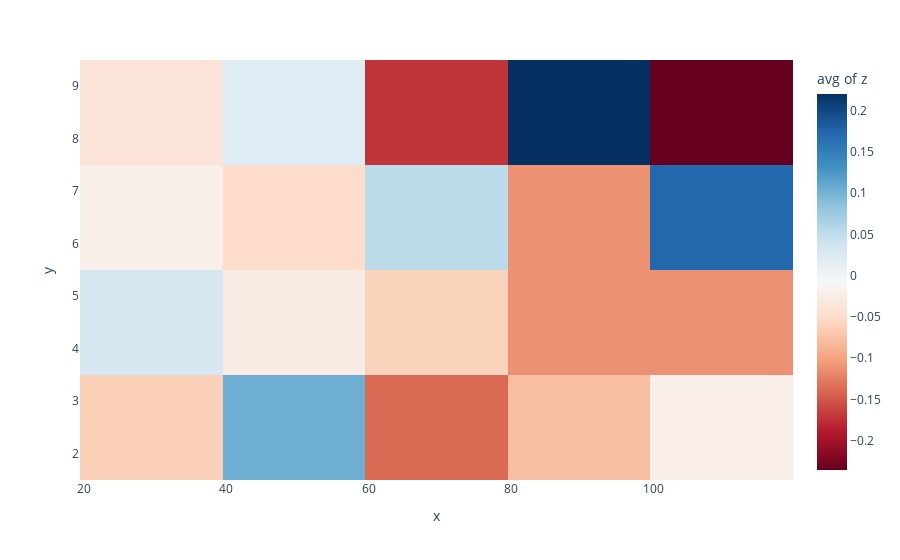

The code cell stored with this chart in its notebook:
### Code cell
import plotly.express as px

# dimensions
dots_x = [k[1] for k,v in grid.items()]
dots_y = [k[0] for k,v in grid.items()]
dots_color = [v['banker']['kurt'] for v in grid.values()]

fig = px.density_heatmap(x=dots_x, y=dots_y, z=dots_color, histfunc='avg', color_continuous_scale='RdBU')
fig.show()

### Figure 1 — Plotly figure (JSON) as saved in the notebook; plotly's stock layout.template omitted (floating-point values rounded to 4 significant figures)
{"data": [{"coloraxis": "coloraxis", "histfunc": "avg", "hovertemplate": "x=%{x}<br>y=%{y}<br>avg of z=%{z}<extra></extra>", "name": "", "type": "histogram2d", "x": [20, 30, 40, 50, 60, 70, 80, 90, 100, 20, 30, 40, 50, 60, 70, 80, 90, 100, 20, 30, 40, 50, 60, 70, 80, 90, 100, 20, 30, 40, 50, 60, 70, 80, 90, 100, 20, 30, 40, 50, 60, 70, 80, 90, 100, 20, 30, 40, 50, 60, 70, 80, 90, 100, 20, 30, 40, 50, 60, 70, 80, 90, 100], "xaxis": "x", "xbingroup": "x", "y": [2, 2, 2, 2, 2, 2, 2, 2, 2, 3, 3, 3, 3, 3, 3, 3, 3, 3, 4, 4, 4, 4, 4, 4, 4, 4, 4, 5, 5, 5, 5, 5, 5, 5, 5, 5, 6, 6, 6, 6, 6, 6, 6, 6, 6, 7, 7, 7, 7, 7, 7, 7, 7, 7, 8, 8, 8, 8, 8, 8, 8, 8, 8], "yaxis": "y", "ybingroup": "y", "z": [0.05885, -0.122, 0.2317, -0.07726, -0.2408, -0.365, -0.239, 0.04375, -0.2527, -0.1084, -0.07878, -0.05702, 0.3191, 0.06495, -0.01168, -0.02003, -0.09504, 0.2086, 0.1197, 0.192, -0.1364, 0.1397, -0.1509, -0.02944, 0.07528, -0.1664, -0.119, -0.08197, -0.1006, 0.05892, -0.1639, -0.1519, 0.08819, -0.3145, -0.04578, -0.106, -0.0701, -0.0464, -0.03806, -0.04674, -0.1325, 0.1316, -0.03512, -0.1321, 0.2818, -0.08891, 0.1231, -0.1208, 0.004788, -0.01747, 0.2338, -0.1049, -0.1733, 0.06424, -0.08684, 0.01086, 0.2669, -0.226, -0.2148, -0.1285, 0.08934, 0.351, -0.2356]}], "layout": {"coloraxis": {"colorbar": {"title": {"text": "avg of z"}}, "colorscale": [[0, "rgb(103,0,31)"], [0.1, "rgb(178,24,43)"], [0.2, "rgb(214,96,77)"], [0.3, "rgb(244,165,130)"], [0.4, "rgb(253,219,199)"], [0.5, "rgb(247,247,247)"], [0.6, "rgb(209,229,240)"], [0.7, "rgb(146,197,222)"], [0.8, "rgb(67,147,195)"], [0.9, "rgb(33,102,172)"], [1, "rgb(5,48,97)"]]}, "legend": {"tracegroupgap": 0}, "margin": {"t": 60}, "xaxis": {"anchor": "y", "domain": [0, 1], "title": {"text": "x"}}, "yaxis": {"anchor": "x", "domain": [0, 1], "title": {"text": "y"}}}}
